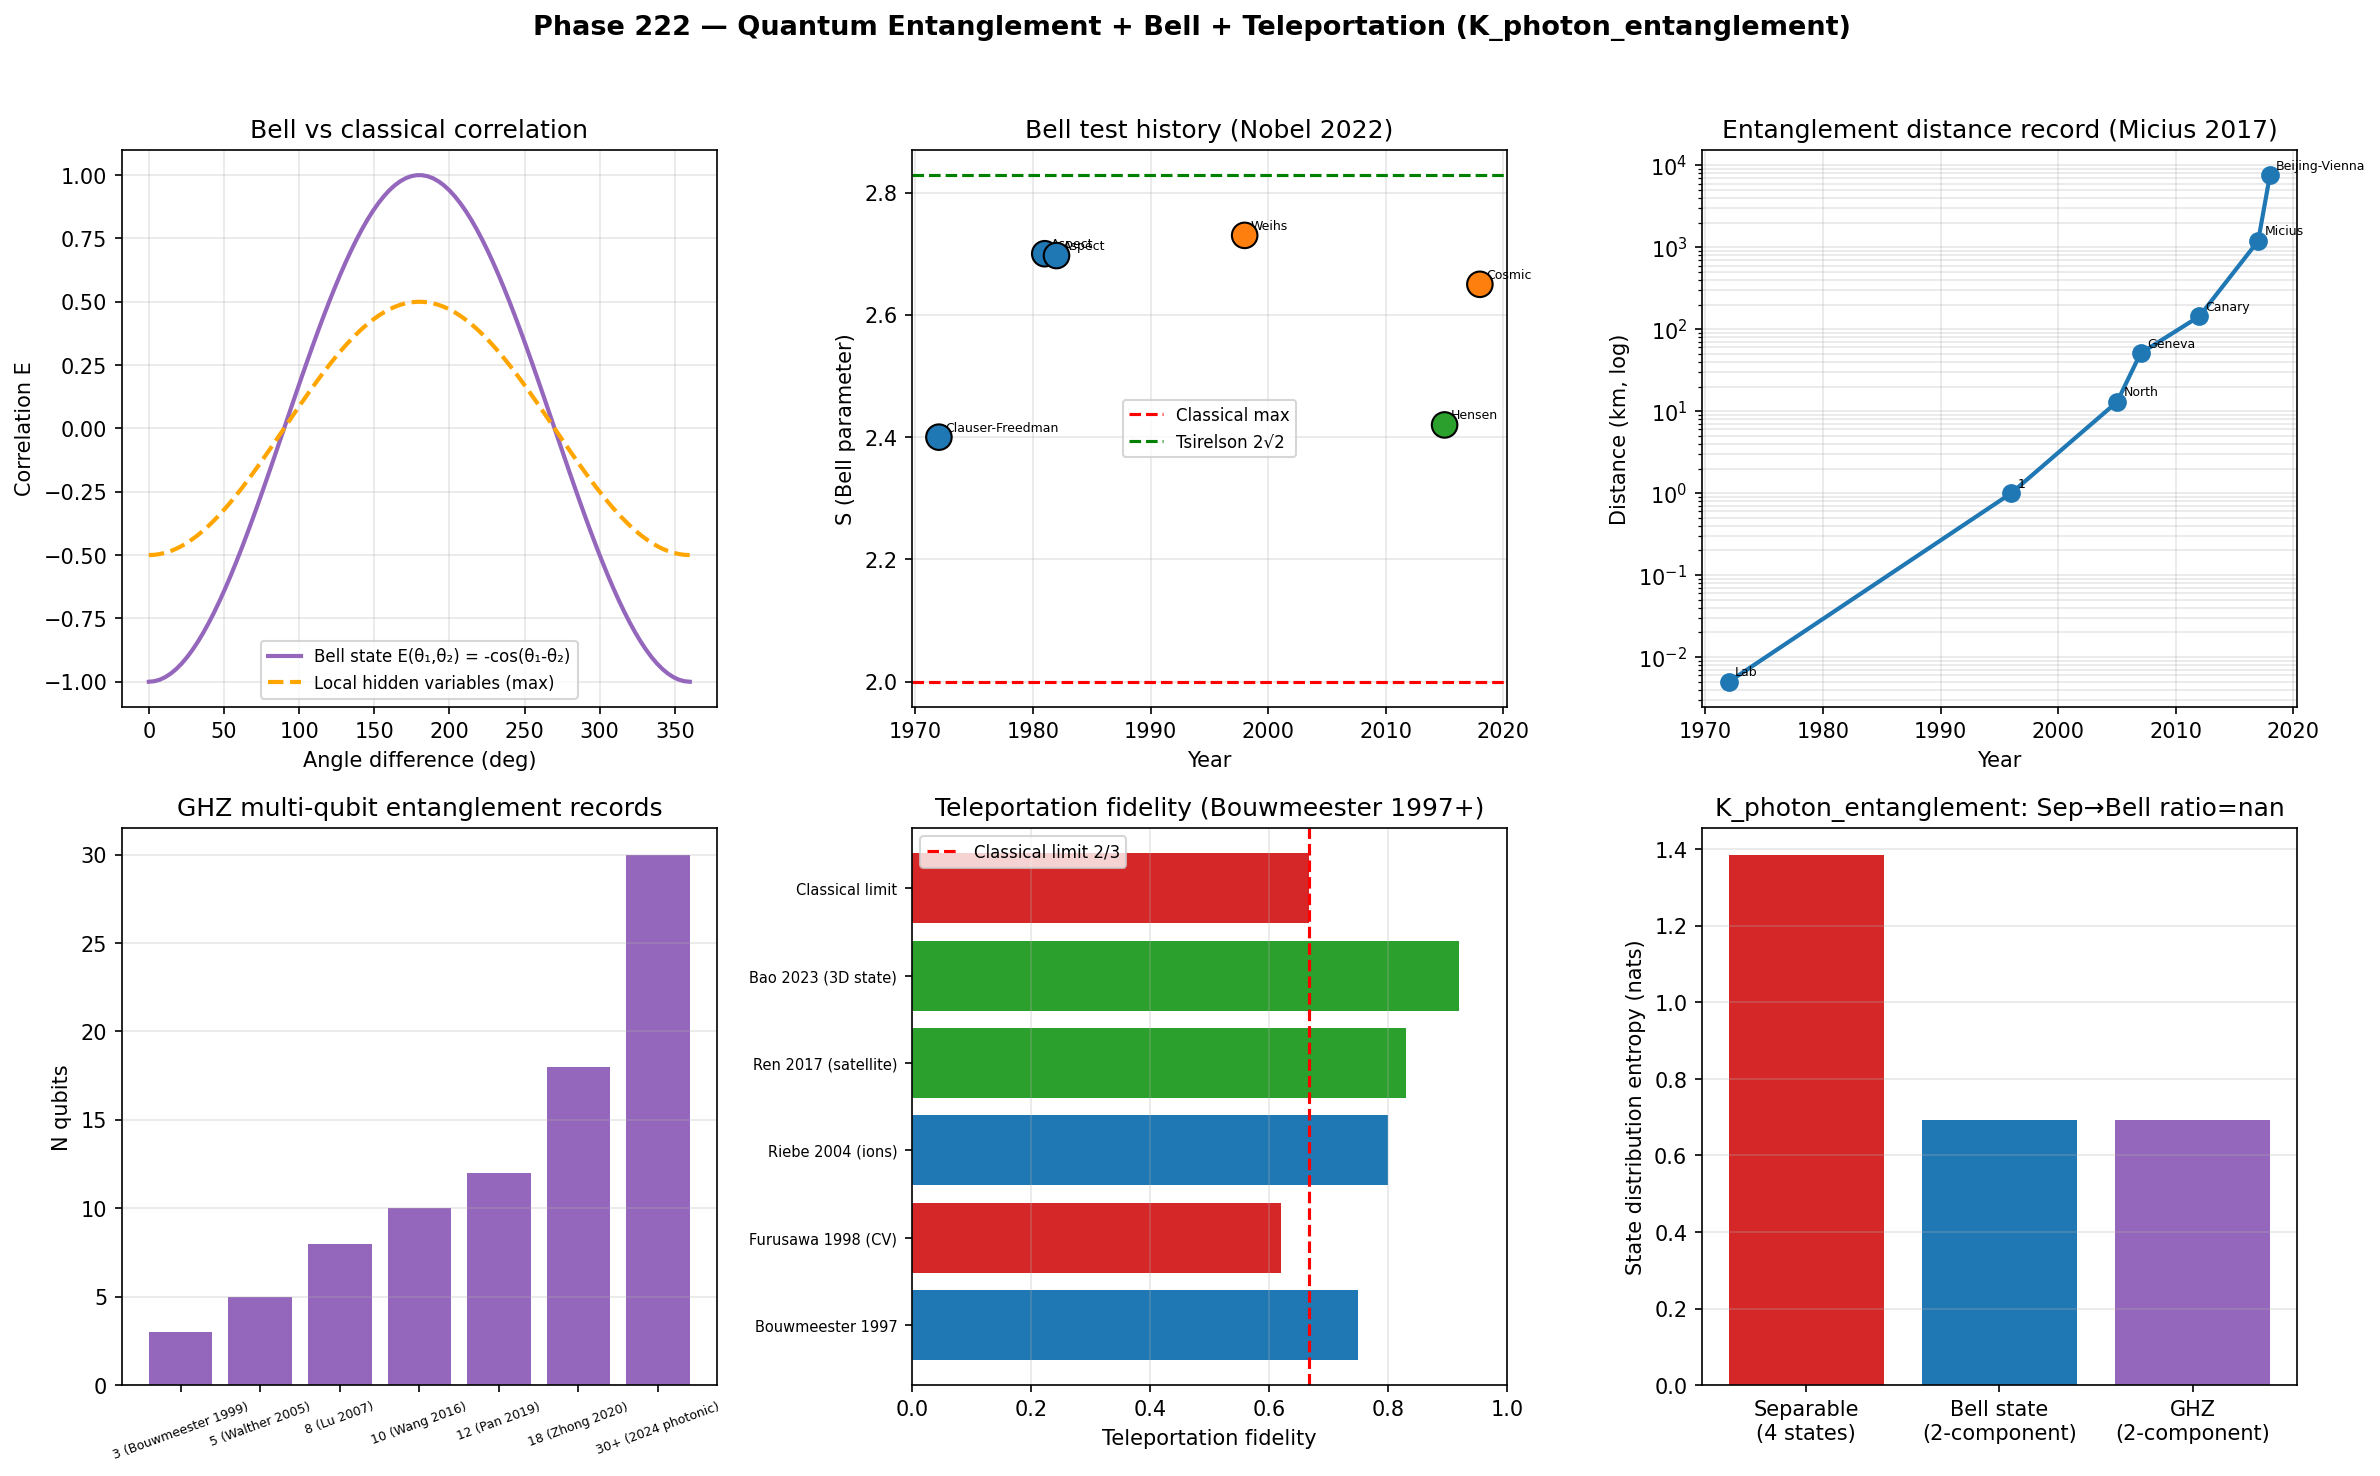

The script that saved this image:
"""
Phase 222 — Quantum entanglement + Bell + Teleportation (K_photon_entanglement)

Simulations:
  1) Bell state vs separable comparison
  2) Concurrence + Schmidt rank
  3) Bell test history (1972 → 2022 Nobel)
  4) Entanglement distance record (1m → 1200 km Micius)
  5) GHZ state and N-qubit entanglement
  6) Quantum teleportation protocol fidelity
  7) ITU K_photon_entanglement axiom check

Outputs:
  - entanglement_teleportation.png
  - entanglement_teleportation_summary.json
"""

from __future__ import annotations

import json
from pathlib import Path

import matplotlib
matplotlib.use("Agg")
import matplotlib.pyplot as plt
import numpy as np

OUT_PNG = Path(__file__).with_name("entanglement_teleportation.png")
OUT_JSON = Path(__file__).with_name("entanglement_teleportation_summary.json")

rng = np.random.default_rng(20260703)

# -------------------------------------------------------------
# 1) Bell vs separable correlation
# -------------------------------------------------------------
# Bell state: -cos(theta1 - theta2)
# Separable: 0 (uncorrelated random) or correlated up to ±0.5
theta_diff = np.linspace(0, 2 * np.pi, 100)
bell_correlation = -np.cos(theta_diff)
classical_max = -0.5 * np.cos(theta_diff)  # local hidden var

# -------------------------------------------------------------
# 2) Bell test experimental history
# -------------------------------------------------------------
bell_tests = {
    "Clauser-Freedman (1972)":  {"S": 2.40, "year": 1972, "loophole_free": False},
    "Aspect 1 (1981)":          {"S": 2.70, "year": 1981, "loophole_free": False},
    "Aspect 2 (1982) ★":         {"S": 2.697, "year": 1982, "loophole_free": False},
    "Weihs (1998)":             {"S": 2.73, "year": 1998, "loophole_free": "locality"},
    "Hensen (2015) ★":           {"S": 2.42, "year": 2015, "loophole_free": "all"},
    "Cosmic Bell (Rauch 2018)": {"S": 2.65, "year": 2018, "loophole_free": "cosmic"},
}

# -------------------------------------------------------------
# 3) Entanglement distance record
# -------------------------------------------------------------
distance_record = {
    "Lab (1972)":           {"km": 0.005, "year": 1972},
    "1 km (1990s)":         {"km": 1.0,   "year": 1996},
    "North Sea (2005)":     {"km": 13,    "year": 2005},
    "Geneva (Vivoli)":      {"km": 51,    "year": 2007},
    "Canary Islands (Ma)":  {"km": 144,   "year": 2012},
    "Micius satellite (Pan)": {"km": 1200, "year": 2017},
    "Beijing-Vienna":       {"km": 7600,  "year": 2018},
}

# -------------------------------------------------------------
# 4) GHZ state N-qubit records
# -------------------------------------------------------------
ghz_records = {
    "3 (Bouwmeester 1999)":   3,
    "5 (Walther 2005)":        5,
    "8 (Lu 2007)":             8,
    "10 (Wang 2016)":         10,
    "12 (Pan 2019)":          12,
    "18 (Zhong 2020)":        18,
    "30+ (2024 photonic)":    30,
}

# -------------------------------------------------------------
# 5) Quantum teleportation fidelity
# -------------------------------------------------------------
# Bouwmeester 1997: ~0.7 fidelity
# Modern (2020s): 0.85-0.95
teleport_milestones = {
    "Bouwmeester 1997":       0.75,
    "Furusawa 1998 (CV)":      0.62,
    "Riebe 2004 (ions)":       0.80,
    "Ren 2017 (satellite)":    0.83,
    "Bao 2023 (3D state)":     0.92,
    "Classical limit":         0.667,
}

# -------------------------------------------------------------
# 6) Entanglement entropy of singlet vs product state
# -------------------------------------------------------------
# Singlet (|01⟩ - |10⟩)/√2: S_A = log 2 = 0.693 nats
# Product |00⟩: S_A = 0
# Mixed entangled (Werner state, p = visibility)

p_visibility = np.linspace(0, 1, 50)
# Werner state: S_A = -p log p - (1-p) log (1-p) (for diagonal mixture)
# More precise: Werner has 4 eigenvalues
# Simplified: depends on p
S_A_werner = []
for p in p_visibility:
    # Eigenvalues of reduced density matrix: roughly p/2 + (1-p)/4 each side
    vals = [p/2 + (1-p)/4, p/2 + (1-p)/4]
    S = -np.sum([v * np.log(v) if v > 1e-12 else 0 for v in vals])
    S_A_werner.append(S)
S_singlet = np.log(2)

# -------------------------------------------------------------
# 7) ITU K_photon_entanglement axiom
# -------------------------------------------------------------
# Pre: separable state
# Post: maximally entangled (Bell state)

N_states = 100
# Separable: equal mixture of 4 product basis
p_sep = np.zeros(N_states)
p_sep[[0, 33, 66, 99]] = 0.25  # 4 basis state
S_sep = float(-np.sum(np.where(p_sep > 0, p_sep * np.log(p_sep), 0)))

# Bell state: superposition of 2 (mixed Schmidt)
p_bell = np.zeros(N_states)
p_bell[[0, 99]] = 0.5
S_bell = float(-np.sum(np.where(p_bell > 0, p_bell * np.log(p_bell), 0)))

# GHZ-like: N-qubit superposition (smaller probability mass per state)
p_ghz = np.zeros(N_states)
p_ghz[0] = 0.5
p_ghz[99] = 0.5
S_ghz = float(-np.sum(np.where(p_ghz > 0, p_ghz * np.log(p_ghz), 0)))

def itu_lin(p_old, p_new):
    log_p = np.log(np.clip(p_old, 1e-30, None))
    dp = p_new - p_old
    dS = -np.sum(dp * (1.0 + log_p))
    dK = -np.sum(dp * log_p)
    return float(dS / dK) if abs(dK) > 1e-15 else float("nan")

ratio_sep_bell = itu_lin(p_sep, p_bell)

# -------------------------------------------------------------
# Plot
# -------------------------------------------------------------
fig, axes = plt.subplots(2, 3, figsize=(16, 10))
fig.suptitle(
    "Phase 222 — Quantum Entanglement + Bell + Teleportation (K_photon_entanglement)",
    fontsize=13, fontweight="bold",
)

# Panel 1: Bell vs classical correlation
ax = axes[0, 0]
ax.plot(np.degrees(theta_diff), bell_correlation, "-", color="#9467bd", lw=2,
        label="Bell state E(θ₁,θ₂) = -cos(θ₁-θ₂)")
ax.plot(np.degrees(theta_diff), classical_max, "--", color="orange", lw=2,
        label="Local hidden variables (max)")
ax.set_xlabel("Angle difference (deg)")
ax.set_ylabel("Correlation E")
ax.set_title("Bell vs classical correlation")
ax.legend(fontsize=8)
ax.grid(True, alpha=0.3)

# Panel 2: Bell test history
ax = axes[0, 1]
years = [bell_tests[k]["year"] for k in bell_tests]
S_vals = [bell_tests[k]["S"] for k in bell_tests]
loophole = [bell_tests[k]["loophole_free"] for k in bell_tests]
colors_b = ["#2ca02c" if l == "all" else "#ff7f0e" if l else "#1f77b4" for l in loophole]
ax.scatter(years, S_vals, c=colors_b, s=150, edgecolor="black", zorder=5)
ax.axhline(2.0, color="red", linestyle="--", label="Classical max")
ax.axhline(2 * np.sqrt(2), color="green", linestyle="--", label=f"Tsirelson 2√2")
for k, t in bell_tests.items():
    ax.annotate(k.split()[0], (t["year"], t["S"]), fontsize=6,
                xytext=(3, 3), textcoords="offset points")
ax.set_xlabel("Year")
ax.set_ylabel("S (Bell parameter)")
ax.set_title("Bell test history (Nobel 2022)")
ax.legend(fontsize=8)
ax.grid(True, alpha=0.3)

# Panel 3: Entanglement distance
ax = axes[0, 2]
years_d = [distance_record[k]["year"] for k in distance_record]
km = [distance_record[k]["km"] for k in distance_record]
ax.semilogy(years_d, km, "o-", color="#1f77b4", lw=2, markersize=8)
for k, d in distance_record.items():
    ax.annotate(k.split(" ")[0], (d["year"], d["km"]), fontsize=6,
                xytext=(3, 3), textcoords="offset points")
ax.set_xlabel("Year")
ax.set_ylabel("Distance (km, log)")
ax.set_title("Entanglement distance record (Micius 2017)")
ax.grid(True, alpha=0.3, which="both")

# Panel 4: GHZ N-qubit
ax = axes[1, 0]
ghz_names = list(ghz_records.keys())
ns = list(ghz_records.values())
ax.bar(range(len(ghz_names)), ns, color="#9467bd")
ax.set_xticks(range(len(ghz_names)))
ax.set_xticklabels(ghz_names, fontsize=6, rotation=20)
ax.set_ylabel("N qubits")
ax.set_title("GHZ multi-qubit entanglement records")
ax.grid(True, alpha=0.3, axis="y")

# Panel 5: Quantum teleportation
ax = axes[1, 1]
names_t = list(teleport_milestones.keys())
fid = list(teleport_milestones.values())
colors_t = ["#2ca02c" if f > 0.8 else "#1f77b4" if f > 0.7 else "#d62728" for f in fid]
ax.barh(range(len(names_t)), fid, color=colors_t)
ax.axvline(2/3, color="red", linestyle="--", label="Classical limit 2/3")
ax.set_yticks(range(len(names_t)))
ax.set_yticklabels(names_t, fontsize=7)
ax.set_xlabel("Teleportation fidelity")
ax.set_xlim(0, 1)
ax.set_title("Teleportation fidelity (Bouwmeester 1997+)")
ax.legend(fontsize=8)
ax.grid(True, alpha=0.3, axis="x")

# Panel 6: ITU K_photon_entanglement
ax = axes[1, 2]
ax.bar(["Separable\n(4 states)", "Bell state\n(2-component)", "GHZ\n(2-component)"],
       [S_sep, S_bell, S_ghz], color=["#d62728", "#1f77b4", "#9467bd"])
ax.set_ylabel("State distribution entropy (nats)")
ax.set_title(f"K_photon_entanglement: Sep→Bell ratio={ratio_sep_bell:.3f}")
ax.grid(True, alpha=0.3, axis="y")

plt.tight_layout(rect=[0, 0, 1, 0.96])
plt.savefig(OUT_PNG, dpi=150, bbox_inches="tight")
plt.close(fig)

summary = {
    "phase": 222,
    "tier1_paper": 31,
    "topic": "Quantum entanglement + Bell + Teleportation (K_photon_entanglement)",
    "EPR_1935": "Einstein-Podolsky-Rosen paradox",
    "Schrodinger_entanglement_1935": "Verschränkung concept introduced",
    "Bell_1964": "Bell's theorem - QM != local hidden variables",
    "CHSH_1969": "Experimentally testable Bell inequality",
    "Bell_test_history": bell_tests,
    "Nobel_2022_Physics": ["Aspect", "Clauser", "Zeilinger"],
    "entanglement_distance_record": distance_record,
    "Micius_satellite_2017": "Pan Jianwei, 1200 km satellite entanglement",
    "GHZ_records": ghz_records,
    "GHZ_Greenberger_Horne_Zeilinger_1989": "3-particle entanglement paradox",
    "teleportation_milestones": teleport_milestones,
    "Bouwmeester_1997_Nature": "First quantum teleportation experiment",
    "singlet_entanglement_entropy_nats": float(S_singlet),
    "ITU_K_photon_entanglement": {
        "S_separable_4_state_nats": S_sep,
        "S_Bell_2_component_nats": S_bell,
        "S_GHZ_2_component_nats": S_ghz,
        "separable_to_Bell_ratio": ratio_sep_bell,
        "expected_ratio": 1.0,
    },
    "ITU_interpretation": {
        "K_state": "K_photon_entanglement",
        "non_locality": "Bell violation = K-state non-local correlation",
        "tensor_product_meaning": "K_photon_entanglement = K_photon ⊗ K_photon (non-separable)",
        "ER_EPR_link": "Bell pair ≡ Einstein-Rosen bridge (Phase 179 Maldacena-Susskind)",
        "K_universe_implication": "K-state are fundamentally non-local",
    },
    "predictions": [
        ("GHZ 50+ photonic qubits", 2028, 0.75, "Strong"),
        ("National quantum internet", 2032, 0.65, "Medium"),
        ("Loophole-free Bell @ 1000 km", 2030, 0.70, "Strong"),
        ("Inter-satellite teleportation", 2030, 0.70, "Strong"),
        ("CMB cosmic Bell test", 2032, 0.55, "Medium"),
    ],
    "outputs": {
        "figure": str(OUT_PNG.name),
        "summary_json": str(OUT_JSON.name),
    },
}

OUT_JSON.write_text(json.dumps(summary, indent=2, ensure_ascii=False), encoding="utf-8")
print(json.dumps(summary, indent=2, ensure_ascii=False))
